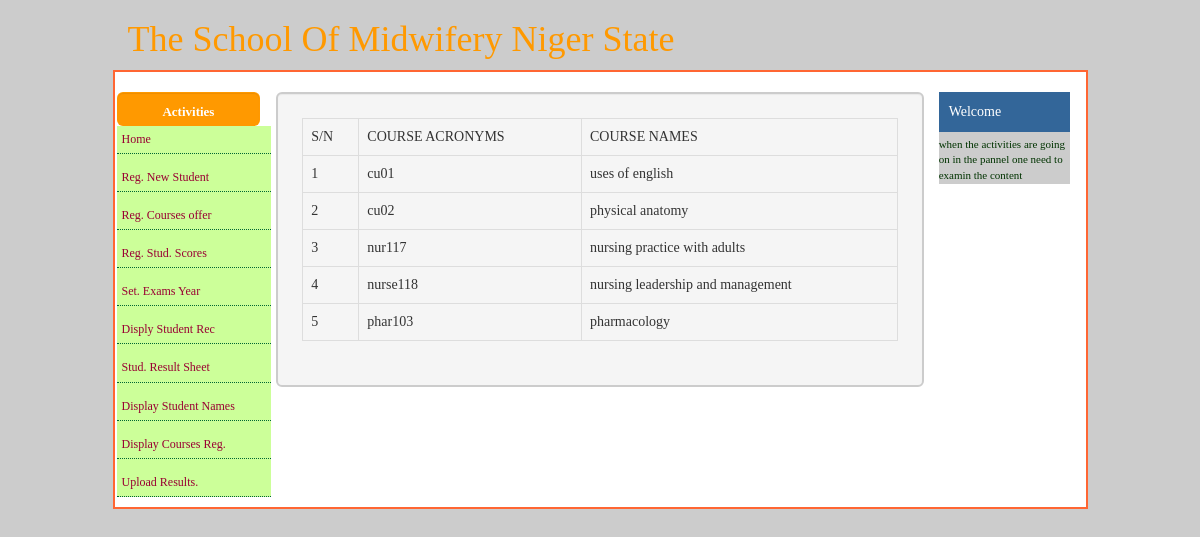
Screenshot of /dynamic_pages/display_courses_register.php with the database file from the repository.
### tables this page shows
CREATE TABLE IF NOT EXISTS `courses` (
  `s/n` int(11) NOT NULL AUTO_INCREMENT,
  `course_id` varchar(8) NOT NULL,
  `course_name` varchar(80) NOT NULL,
  `acronym` varchar(8) NOT NULL,
  PRIMARY KEY (`s/n`)
);

### dynamic_pages/display_courses_register.php (the view, shortened to what this page needs)
<?php
require_once('connection.php');
require_once "admin_fns.php";
?>
<?php
$maxRows_rsCourse = 10;
$pageNum_rsCourse = 0;
$startRow_rsCourse = $pageNum_rsCourse * $maxRows_rsCourse;
$query_rsCourse = "SELECT * FROM courses ORDER BY course_id ASC";
$query_limit_rsCourse = sprintf("%s LIMIT %d, %d", $query_rsCourse, $startRow_rsCourse, $maxRows_rsCourse);
$rsCourse = $db_found->query($query_limit_rsCourse) ;
$row_rsCourse = ($rsCourse->fetch_array());
?>
<div class="col-xs-10">
<p class="text-capitalize h1 logoText">The School of Midwifery Niger State</p>
<div class="row content1">
<div class="col-xs-8 well well-lg welborda">
<table width="500" class="table table-bordered">
  <tr>
     <td> S/N</td>
    <td>COURSE ACRONYMS</td>
    <td>COURSE NAMES</td>
  </tr>
  <?php  $x=1;
  do { ?>
    <tr>
      <td> <?php echo $x;?> </td>
      <td><?php echo $row_rsCourse['course_id']; ?></td>
      <td><?php echo $row_rsCourse['course_name']; ?></td>
    </tr>
    <?php $x++; } while ($row_rsCourse = ($rsCourse->fetch_array())); ?>
</table>
</div>
<div class="col-xs-2 rightMargin">
<div class="textheader">Welcome </div>
<div class="rightBackground">
when the activities are going on
in the pannel one need to examin
the content
</div>
 </div>
</div>
</div>

### css/admin.css (style rules this page uses)
.content1 { background:#FFF; border:2px solid #F63; }
body { background-color:#CCC; }
.welborda { border:2px solid #CCC; margin-top:20px; //margin-left:5px; }
.textheader { background:#369; font-family:Georgia, "Times New Roman", Times, serif; font-size:14px; color:#fff; padding:10px; }
.logoText { color:#F90; }
.rightMargin { margin-top:20px; font-size: 20px; }
.rightBackground { background:#CCC; font-family:Georgia, "Times New Roman", Times, serif; font-size:11px; //font-weight:bold; color:#030; padding-top:5px; }

### rows the page displays
courses: course "cu01", course_name "uses of english"
courses: course "cu02", course_name "physical anatomy"
courses: course "nur117", course_name "nursing practice with adults"
courses: course "nurse118", course_name "nursing leadership and management"
courses: course "phar103", course_name "pharmacology"
